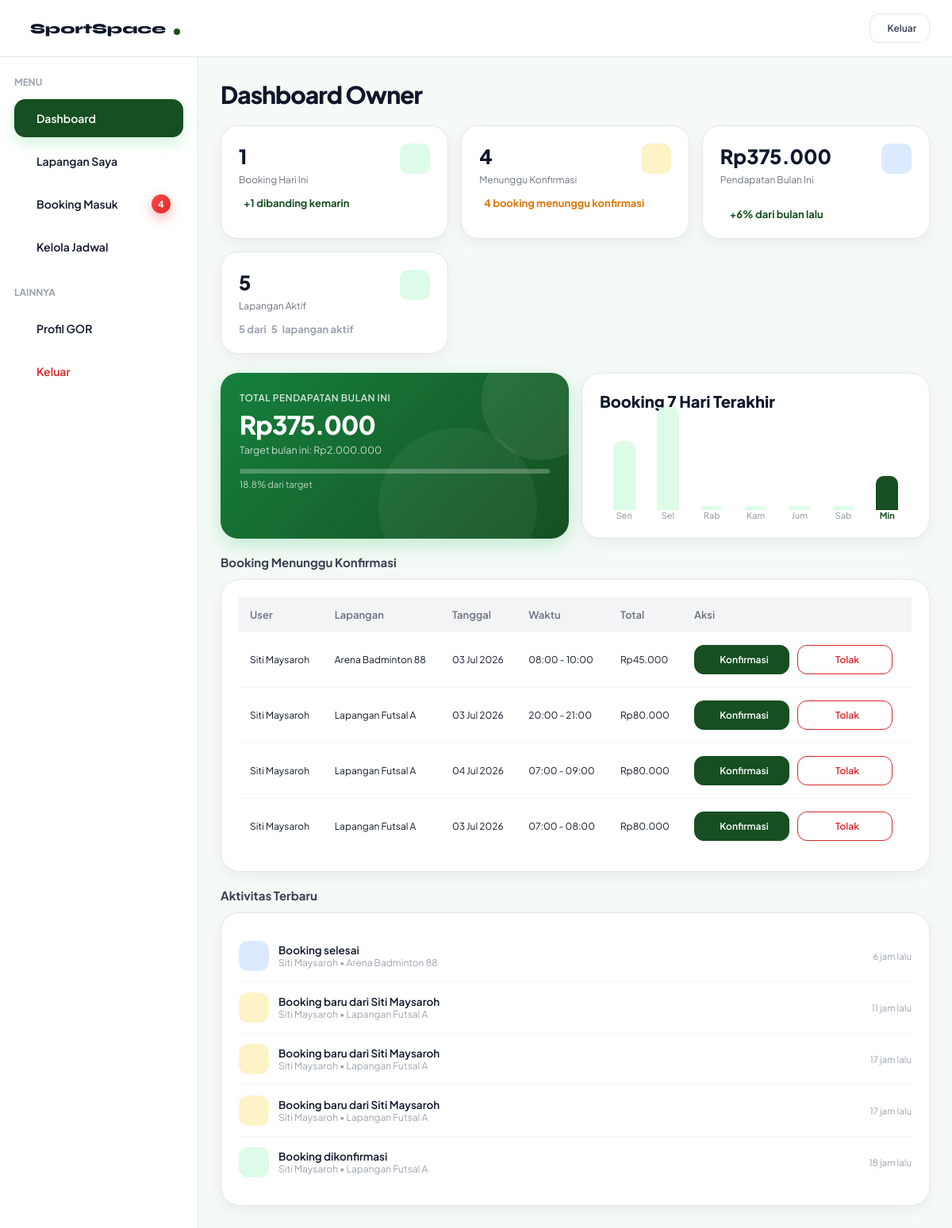
Screenshot of /dashboard-owner.php with the database file from the repository.
### tables this page shows
CREATE TABLE `booking` (
  `booking_id` int(11) NOT NULL,
  `user_id` int(11) NOT NULL,
  `field_id` int(11) NOT NULL,
  `tanggal` date NOT NULL,
  `jam_mulai` time NOT NULL,
  `jam_selesai` time NOT NULL,
  `status` enum('tertunda','terkonfirmasi','dibatalkan','selesai') NOT NULL DEFAULT 'tertunda',
  `created_at` timestamp NOT NULL DEFAULT current_timestamp(),
  `booking_code` varchar(20) DEFAULT NULL
);

CREATE TABLE `users` (
  `user_id` int(11) NOT NULL,
  `nama` varchar(50) NOT NULL,
  `email` varchar(100) NOT NULL,
  `password` varchar(255) NOT NULL,
  `role` enum('user','admin') NOT NULL DEFAULT 'user',
  `created_at` timestamp NOT NULL DEFAULT current_timestamp()
);

CREATE TABLE `fields` (
  `field_id` int(11) NOT NULL,
  `owner_id` int(11) DEFAULT NULL,
  `nama_lapangan` varchar(100) NOT NULL,
  `jenis` varchar(50) NOT NULL,
  `harga` decimal(10,2) NOT NULL,
  `status` enum('tersedia','penuh') NOT NULL DEFAULT 'tersedia',
  `lokasi` varchar(255) DEFAULT NULL,
  `gambar` varchar(255) DEFAULT NULL,
  `deskripsi` text DEFAULT NULL,
  `owner_name` varchar(100) DEFAULT NULL,
  `owner_phone` varchar(20) DEFAULT NULL,
  `owner_address` varchar(255) DEFAULT NULL,
  `jam_operasional` varchar(50) DEFAULT NULL,
  `kapasitas` int(11) DEFAULT NULL,
  `jenis_lantai` varchar(50) DEFAULT NULL,
  `fasilitas` text DEFAULT NULL,
  `maps_link` text DEFAULT NULL,
  `google_maps_url` text DEFAULT NULL,
  `verifikasi` enum('pending','diterima','ditolak') NOT NULL DEFAULT 'pending',
  `durasi_slot` int(11) NOT NULL DEFAULT 1,
  `hari_libur` text DEFAULT NULL,
  `aktif` enum('aktif','nonaktif') NOT NULL
);

### get-owner-dashboard.php (called while the page is built, shortened)
<?php
include "config.php";
$queryBookingHariIni = mysqli_query($conn, "
SELECT COUNT(*) AS total
FROM booking
WHERE tanggal = CURDATE()
");
$bookingHariIni = mysqli_fetch_assoc($queryBookingHariIni);
$queryPending = mysqli_query($conn, "
SELECT COUNT(*) AS total
FROM booking
WHERE status='tertunda'
");
$pending = mysqli_fetch_assoc($queryPending);
$queryLapanganAktif = mysqli_query($conn, "
SELECT COUNT(*) AS total
FROM fields
WHERE aktif='aktif'
");
$lapanganAktif = mysqli_fetch_assoc($queryLapanganAktif);
$queryTotalLapangan = mysqli_query($conn, "
SELECT COUNT(*) AS total
FROM fields
");
$totalLapangan = mysqli_fetch_assoc($queryTotalLapangan);
$queryPendapatan = mysqli_query($conn,"
SELECT SUM(f.harga) AS total
FROM booking b
JOIN fields f ON b.field_id = f.field_id
WHERE b.status='terkonfirmasi'
AND MONTH(b.tanggal)=MONTH(CURDATE())
AND YEAR(b.tanggal)=YEAR(CURDATE())
");
$pendapatan = mysqli_fetch_assoc($queryPendapatan);
$queryPendapatanLalu = mysqli_query($conn,"
SELECT SUM(f.harga) AS total
FROM booking b
JOIN fields f
ON b.field_id = f.field_id
WHERE b.status='terkonfirmasi'
AND MONTH(b.tanggal)=MONTH(DATE_SUB(CURDATE(), INTERVAL 1 MONTH))
AND YEAR(b.tanggal)=YEAR(DATE_SUB(CURDATE(), INTERVAL 1 MONTH))
");
$pendapatanLalu = mysqli_fetch_assoc($queryPendapatanLalu);
$targetPendapatan = 2000000;
$persenTarget = ($pendapatan['total'] / $targetPendapatan) * 100;
if($pendapatanLalu['total'] > 0){
    $persentasePendapatan =
    (($pendapatan['total'] - $pendapatanLalu['total'])
    / $pendapatanLalu['total']) * 100;
}else{
    $persentasePendapatan = 0;
}
$booking7Hari = [];
for($i = 6; $i >= 0; $i--){
    $tanggal = date("Y-m-d", strtotime("-$i day"));
    $query = mysqli_query($conn,"
    SELECT COUNT(*) AS total
    FROM booking
    WHERE tanggal='$tanggal'
    ");
    $data = mysqli_fetch_assoc($query);
    $booking7Hari[] = $data['total'];
    $maxBooking = max($booking7Hari);
}
?>

### get-jadwal-info.php (called while the page is built, shortened)
<?php
include "config.php";
if(isset($_GET['field'])){
    $field_id = (int)$_GET['field'];
}else{
    $cek = mysqli_query($conn,"
    SELECT field_id
    FROM fields
    ORDER BY field_id ASC
    LIMIT 1
    ");
    $fieldPertama = mysqli_fetch_assoc($cek);
    $field_id = $fieldPertama['field_id'];
}
$queryInfo = mysqli_query($conn,"
SELECT *
FROM fields
WHERE field_id='$field_id'
");
$info = mysqli_fetch_assoc($queryInfo);
$queryBookingHariIni = mysqli_query(
    $conn,
    "SELECT COUNT(*) AS total
    FROM booking
    WHERE field_id = '".$info['field_id']."'
    AND tanggal = CURDATE()"
);
$dataBooking = mysqli_fetch_assoc($queryBookingHariIni);
$queryBookingKemarin = mysqli_query($conn,"
SELECT COUNT(*) AS total
FROM booking
WHERE field_id='".$info['field_id']."'
AND tanggal = DATE_SUB(CURDATE(), INTERVAL 1 DAY)
");
$dataBookingKemarin = mysqli_fetch_assoc($queryBookingKemarin);
$selisihBooking =
$dataBooking['total'] - $dataBookingKemarin['total'];
$targetPendapatan = 2000000;
?>

### get-owner-fields.php (called while the page is built, shortened)
<?php
include "config.php";
$queryAktif = mysqli_query($conn,"
SELECT COUNT(*) AS total
FROM fields
WHERE aktif='aktif'
");
?>

### get-pending-booking.php (called while the page is built, shortened)
<?php
$queryPendingBooking = mysqli_query($conn, "
SELECT
    booking.booking_id,
    booking.tanggal,
    booking.jam_mulai,
    booking.jam_selesai,
    booking.status,
    users.nama,
    fields.nama_lapangan,
    fields.harga
FROM booking
JOIN users
ON booking.user_id = users.user_id
JOIN fields
ON booking.field_id = fields.field_id
WHERE booking.status = 'tertunda'
ORDER BY booking.created_at ASC
");

### get-owner-activity.php (called while the page is built, shortened)
<?php
$queryActivity = mysqli_query($conn,"
SELECT
    booking.booking_id,
    booking.status,
    booking.created_at,
    users.nama,
    fields.nama_lapangan
FROM booking
JOIN users
ON booking.user_id = users.user_id
JOIN fields
ON booking.field_id = fields.field_id
ORDER BY booking.created_at DESC
LIMIT 5
");

### helper-time.php (called while the page is built, shortened)
<?php
function waktuLalu($datetime){
    $selisih = abs(time() - strtotime($datetime));
    if($selisih < 86400){
        return floor($selisih/3600)." jam lalu";
    }
    return date("d M Y", strtotime($datetime));
}

### dashboard-owner.php (the view, shortened to what this page needs)
<?php
include "config.php";
include "get-owner-dashboard.php";
include "get-owner-profile.php";
include "get-owner-fields.php";
include "get-jadwal-info.php";
include "get-pending-booking.php";
include "get-owner-activity.php";
include "helper-time.php";
?>
<!DOCTYPE html>
<html lang="id">
<head>
  <link rel="stylesheet" href="owner.css">
  <link rel="stylesheet" href="https://cdn.jsdelivr.net/npm/@tabler/icons-webfont@3.31.0/dist/tabler-icons.min.css">
</head>
<body>
<nav class="navbar">
  <a href="index.php" class="navbar-brand">
    <span>SportSpace</span>
    <div class="dot"></div>
  </a>
  <div class="navbar-actions">
    <a href="login.html">
      <button class="btn btn-outline btn-sm">
        Keluar
      </button>
    </a>
  </div>
</nav>
<div class="dashboard-layout">
  <aside class="sidebar">
    <div class="sidebar-section">
      Menu
    </div>
    <div class="sidebar-item" onclick="showSection('dashboard',this)">
      Dashboard
    </div>
    <div class="sidebar-item" onclick="showSection('lapangan',this)">
      Lapangan Saya
    </div>
    <div class="sidebar-item menu-booking" onclick="showSection('booking',this)">
      Booking Masuk
      <?php if($pending['total'] > 0): ?>
        <span
        id="pending-badge"
        class="badge">
        <?= $pending['total']; ?>
      </span>
      <?php endif; ?>
    </div>
    <div class="sidebar-item" onclick="showSection('jadwal',this)">
      Kelola Jadwal
    </div>
    <div class="sidebar-section">
      Lainnya
    </div>
    <div class="sidebar-item" onclick="showSection('profil',this)">
      Profil GOR
    </div>
    <a href="login.html" style="color:inherit;">
      <div class="sidebar-item sidebar-logout">
        Keluar
      </div>
    </a>
  </aside>
  <main class="dashboard-content">
    <div id="section-dashboard" style="display:none;">
      <h1 class="page-title">Dashboard Owner</h1>
      <div class="stats-grid">
      <div class="stat-card">
        <div class="row-between">
          <div>
            <div class="stat-value">
              <?= $bookingHariIni['total']; ?>
            </div>
            <div class="stat-label">Booking Hari Ini</div>
          </div>
          <div class="icon-badge green">
          </div>
        </div>
        <div class="stat-change stat-up">
          <?php if($selisihBooking > 0){ ?>
          +<?= $selisihBooking ?> dibanding kemarin
          <?php } elseif($selisihBooking < 0){ ?>
          <i class="ti ti-trending-down"></i>
          <?= $selisihBooking ?> dibanding kemarin
          <?php } else { ?>
          <i class="ti ti-minus"></i>
          Sama seperti kemarin
          <?php } ?>
        </div>
      </div>
      <div class="stat-card">
        <div class="row-between">
          <div>
            <div class="stat-value">
              <?= $pending['total']; ?>
            </div>
            <div class="stat-label">Menunggu Konfirmasi</div>
          </div>
          <div class="icon-badge amber">
          </div>
        </div>
        <div class="stat-change" style="color:var(--amber);">
          <?php if($pending['total'] == 0){ ?>
          <i class="ti ti-circle-check"></i>
          Tidak ada booking menunggu
          <?php }elseif($pending['total'] == 1){ ?>
          <i class="ti ti-alert-circle"></i>
          1 booking menunggu konfirmasi
          <?php }else{ ?>
          <?= $pending['total']; ?> booking menunggu konfirmasi
          <?php } ?>
        </div>
      </div>
      <div class="stat-card">
        <div class="row-between">
          <div>
            <div class="stat-value">
              Rp<?= number_format($pendapatan['total'],0,',','.'); ?>
            </div>
            <div class="stat-label">Pendapatan Bulan Ini</div>
          </div>
          <div class="icon-badge blue">
          </div>
        </div>
        <div class="stat-change stat-up">
          <div class="stat-change stat-up">
          <?php if($persentasePendapatan > 0){ ?>
          +<?= round($persentasePendapatan); ?>% dari bulan lalu
          <?php }elseif($persentasePendapatan < 0){ ?>
          <i class="ti ti-trending-down"></i>
          <?= abs(round($persentasePendapatan)); ?>% lebih rendah dari bulan lalu
          <?php }else{ ?>
          <i class="ti ti-minus"></i>
          Sama dengan bulan lalu
          <?php } ?>
        </div>
      </div>
    </div>
    <div class="stat-card">
    <div class="row-between">
        <div>
            <div
                class="stat-value"
                id="dashboard-aktif">
                <?= $lapanganAktif['total']; ?>
            </div>
            <div class="stat-label">
                Lapangan Aktif
            </div>
        </div>
        <div class="icon-badge green">
        </div>
    </div>
    <div
        class="stat-change"
        id="dashboard-aktif-text"
        style="color:var(--gray-400);">
        <?= $lapanganAktif['total']; ?>
        dari
        <span id="dashboard-total-lapangan">
            <?= $totalLapangan['total']; ?>
        </span>
        lapangan aktif
    </div>
</div>
  </div>
  <div class="grid-2col">
    <div class="revenue-card">
      <div class="rev-label">Total Pendapatan Bulan Ini</div>
      <div class="rev-amount">
        Rp<?= number_format($pendapatan['total'],0,",","."); ?>
      </div>
      <div class="rev-target">
        Target bulan ini:
        Rp<?= number_format($targetPendapatan,0,",","."); ?>
      </div>
      <div class="progress-bar progress-bar-inner">
        <div
          class="progress-fill"
          style="width: <?= round($persenTarget,1); ?>%;">
        </div>
      </div>
      <div class="rev-pct">
        <?= round($persenTarget,1); ?>% dari target
      </div>
    </div>
    <div class="card card-no-mb">
      <div class="card-header">Booking 7 Hari Terakhir</div>
      <div class="card-body">
        <div class="chart-bar-wrap">
          <?php
          $hari = ["Sen","Sel","Rab","Kam","Jum","Sab","Min"];
            foreach($booking7Hari as $index => $jumlah){
              $tinggi = ($jumlah / $maxBooking) * 100;
              if($jumlah == 0){
                $tinggi = 4;
                }
                ?>
                <div class="chart-bar-col">
                  <div class="chart-bar-area">
                    <div
                    class="chart-bar <?= $index==6 ? 'active' : ''; ?>"
                    style="height:<?= $tinggi ?>%">
                  </div>
                </div>
                <div
                class="chart-bar-label"
                <?= $index==6 ? 'style="color:var(--green);font-weight:700;"' : ''; ?>>
                <?= $hari[$index] ?>
              </div>
            </div>
            <?php } ?>
          </div>
        </div>
      </div>
    </div>
<h2 class="section-h2">
  Booking Menunggu Konfirmasi
</h2>
<div class="card">
  <div class="overflow-x-auto">
    <table class="table">
      <thead>
        <tr>
          <th>User</th>
          <th>Lapangan</th>
          <th>Tanggal</th>
          <th>Waktu</th>
          <th>Total</th>
          <th>Aksi</th>
        </tr>
      </thead>
      <tbody>
        <?php if(mysqli_num_rows($queryPendingBooking) > 0){ ?>
        <?php while($row = mysqli_fetch_assoc($queryPendingBooking)){ ?>
        <tr>
          <td><?= $row['nama']; ?></td>
          <td><?= $row['nama_lapangan']; ?></td>
          <td><?= date('d M Y', strtotime($row['tanggal'])); ?></td>
          <td>
            <?= substr($row['jam_mulai'],0,5); ?>
            -
            <?= substr($row['jam_selesai'],0,5); ?>
          </td>
          <td>
            Rp<?= number_format($row['harga'],0,",","."); ?>
          </td>
          <td>
            <div class="dashboard-actions">
              <a
              href="update-booking-status.php?id=<?= $row['booking_id']; ?>&status=terkonfirmasi"
              class="btn btn-primary btn-sm"
              onclick="return confirm('Konfirmasi booking ini?');">
              Konfirmasi
              </a>
              <a
              href="update-booking-status.php?id=<?= $row['booking_id']; ?>&status=dibatalkan"
              class="btn btn-outline btn-sm btn-red"
              onclick="return confirm('Yakin ingin menolak booking ini?');">
              Tolak
              </a>
            </div>
          </td>
        </tr>
        <?php } ?>
        <?php } ?>
      </tbody>
    </table>
  </div>
</div>
<h2 class="section-h2"><i class="ti ti-activity icon-green"></i> Aktivitas Terbaru</h2>
<div class="card">
  <div class="card-body">
    <?php if(mysqli_num_rows($queryActivity) > 0){ ?>
    <?php while($row = mysqli_fetch_assoc($queryActivity)){ ?>
    <?php
    if($row['status'] == "tertunda"){
      $class = "act-icon-amber";
      $judul = "Booking baru dari ".$row['nama'];
    }
    elseif($row['status'] == "terkonfirmasi"){
      $class = "act-icon-green";
      $judul = "Booking dikonfirmasi";
    }
    elseif($row['status'] == "dibatalkan"){
      $icon = "ti-circle-x";
      $class = "act-icon-red";
      $judul = "Booking ditolak";
    }
    elseif($row['status'] == "selesai"){
      $class = "act-icon-blue";
      $judul = "Booking selesai";
    }
    else{
      $icon = "ti-info-circle";
      $class = "act-icon-blue";
      $judul = "Aktivitas";
    }
    ?>
    <div class="activity-item">
      <div class="activity-icon <?= $class ?>">
      </div>
      <div class="act-body">
        <div class="act-title">
          <?= $judul ?>
        </div>
        <div class="act-sub">
          <?= $row['nama']; ?>
          •
          <?= $row['nama_lapangan']; ?></div>
      </div>
      <div class="act-time">
        <?= waktuLalu($row['created_at']); ?>
      </div>
    </div>
    <?php } ?>
    <?php } ?>
  </div>
</div>
</div>
</main>
</div>
</body>
</html>

### rows the page displays
booking: user.nama "Siti Maysaroh", field.nama_lapangan "Arena Badminton 88", tanggal "03 Jul 2026", jam_mulai "08:00", jam_selesai "10:00", field.harga "45.000"
booking: user.nama "Siti Maysaroh", field.nama_lapangan "Lapangan Futsal A", tanggal "03 Jul 2026", jam_mulai "20:00", jam_selesai "21:00", field.harga "80.000", user.nama "Booking baru dari Siti Maysaroh", created_at "17 jam lalu"
booking: user.nama "Siti Maysaroh", field.nama_lapangan "Lapangan Futsal A", tanggal "04 Jul 2026", jam_mulai "07:00", jam_selesai "09:00", field.harga "80.000", user.nama "Booking baru dari Siti Maysaroh", created_at "17 jam lalu"
booking: user.nama "Siti Maysaroh", field.nama_lapangan "Lapangan Futsal A", tanggal "03 Jul 2026", jam_mulai "07:00", jam_selesai "08:00", field.harga "80.000", user.nama "Booking baru dari Siti Maysaroh", created_at "11 jam lalu"
booking: status "Booking selesai", user.nama "Siti Maysaroh", field.nama_lapangan "Arena Badminton 88", created_at "6 jam lalu"
booking: status "Booking dikonfirmasi", user.nama "Siti Maysaroh", field.nama_lapangan "Lapangan Futsal A", created_at "18 jam lalu"

### other values shown
$pending['total'] "4"
$bookingHariIni['total'] "1"
$selisihBooking "1"
$pendapatan['total'] "375.000"
$persentasePendapatan "6"
$lapanganAktif['total'] "5"
$totalLapangan['total'] "5"
$targetPendapatan "2.000.000"
$persenTarget "18.8"
$hari[$index] "Sen"
$hari[$index] "Sel"
$hari[$index] "Rab"
$hari[$index] "Kam"
$hari[$index] "Jum"
$hari[$index] "Sab"
